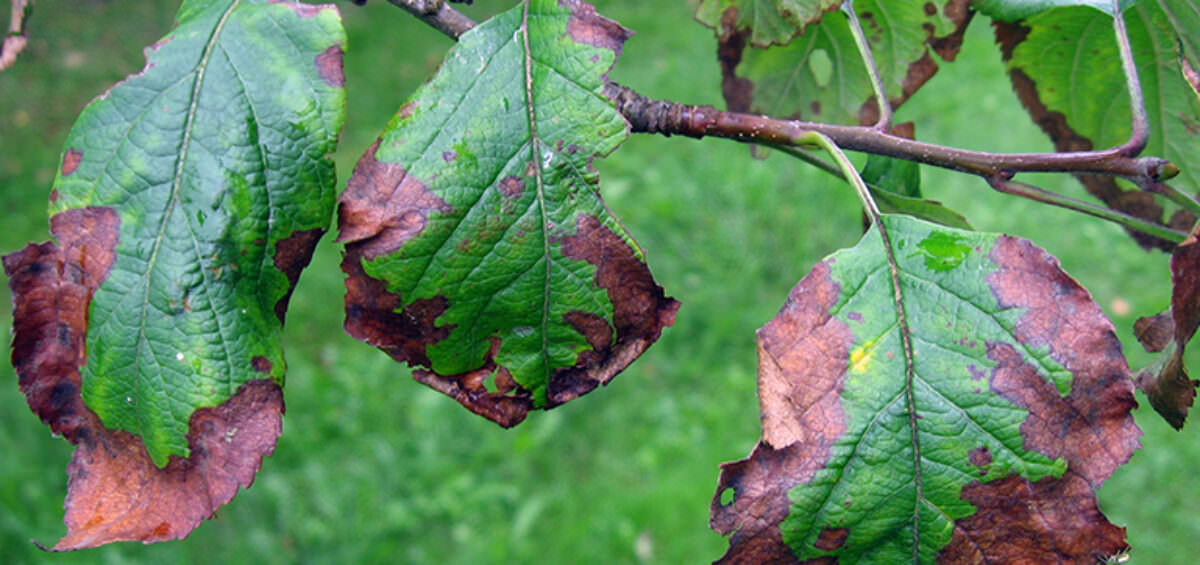
#> input picture synth_shield/backend/uploads/04c2f94d-539b-435a-a1f2-8bf0ff0e9ac0.jpeg, 1200 x 565 px
$ python -i geolens_service.py   (imports and definitions only)   (older library calls are emulated)
#> lines starting #> are read from the running program, lines starting #| are printed output that depends on the picture; after the words box and inside, x2 and y2 are one past the last pixel; in counts of white or black regions, pixels touching at a corner belong together
"""
GeoLens Service — offline visual geolocation for misinformation detection.

Analyses visual cues in images to estimate geographic origin and time period:
  • Vegetation type (HSV colour histograms — vivid vs muted green)
  • Dominant colour palette → climate zone
  • Sky brightness + hue → time of day
  • Architecture edge patterns and dome/arch contour detection
  • Road marking colours (yellow = North American, white = European/Asian)
  • Text-blob aspect ratios → script family (CJK / Arabic / Latin)
  • Image quality indicators → approximate decade

All processing is fully offline (OpenCV + numpy + scikit-image only).
"""

import re
from pathlib import Path
from typing import Any, Dict, List, Optional, Tuple

import numpy as np

try:
    import cv2
    _CV2 = True
except ImportError:
    _CV2 = False

try:
    from PIL import Image
    _PIL = True
except ImportError:
    _PIL = False


# ── Region keyword lookup (for cross-checking user-supplied location text) ────

_REGION_KEYWORDS: Dict[str, List[str]] = {
    "Middle East / North Africa": [
        "middle east", "mena", "arab", "saudi", "egypt", "iran", "iraq",
        "turkey", "tunisia", "morocco", "algeria", "jordan", "lebanon",
        "syria", "gulf", "dubai", "abu dhabi", "riyadh", "cairo", "oman",
        "kuwait", "bahrain", "qatar", "yemen", "libya",
    ],
    "South Asia": [
        "south asia", "india", "pakistan", "bangladesh", "nepal", "sri lanka",
        "delhi", "mumbai", "karachi", "lahore", "dhaka", "kathmandu",
        "islamabad", "chennai", "kolkata", "hyderabad",
    ],
    "Southeast Asia": [
        "southeast asia", "thailand", "vietnam", "indonesia", "malaysia",
        "philippines", "singapore", "cambodia", "myanmar", "bangkok",
        "jakarta", "manila", "ho chi minh", "hanoi", "kuala lumpur",
    ],
    "East Asia": [
        "east asia", "china", "japan", "korea", "taiwan", "hong kong",
        "beijing", "shanghai", "tokyo", "seoul", "taipei", "osaka",
    ],
    "Western Europe": [
        "western europe", "europe", "france", "germany", "uk", "italy",
        "spain", "netherlands", "paris", "london", "berlin", "rome",
        "madrid", "amsterdam", "vienna", "brussels", "zurich", "ireland",
        "portugal", "sweden", "norway", "denmark", "finland",
    ],
    "North America": [
        "north america", "usa", "united states", "canada", "america",
        "new york", "los angeles", "chicago", "toronto", "vancouver",
        "houston", "washington", "dallas", "miami", "boston",
    ],
    "Latin America": [
        "latin america", "south america", "brazil", "mexico", "argentina",
        "colombia", "chile", "peru", "venezuela", "sao paulo",
        "buenos aires", "bogota", "lima", "mexico city",
    ],
    "Central/Eastern Europe": [
        "eastern europe", "russia", "ukraine", "poland", "czech", "hungary",
        "romania", "bulgaria", "moscow", "warsaw", "kyiv", "kiev",
        "prague", "budapest", "bucharest",
    ],
    "Sub-Saharan Africa": [
        "africa", "nigeria", "kenya", "ghana", "ethiopia", "tanzania",
        "lagos", "nairobi", "accra", "addis ababa", "johannesburg",
        "south africa", "cameroon", "senegal",
    ],
    "Oceania / Australia": [
        "australia", "new zealand", "oceania", "sydney", "melbourne",
        "auckland", "brisbane", "perth",
    ],
    "Polar / Arctic": [
        "arctic", "antarctic", "polar", "greenland", "iceland", "alaska",
        "scandinavia", "norway", "sweden", "finland",
    ],
}

# Decade label table (upper year bound → label)
_DECADE_MAP: List[Tuple[int, str]] = [
    (1960, "1940s–1960s"),
    (1975, "1960s–1970s"),
    (1985, "1970s–1980s"),
    (1995, "1980s–1990s"),
    (2005, "1990s–2000s"),
    (2015, "2000s–2010s"),
    (2022, "2010s–2020s"),
    (9999, "2020s–Present"),
]


# ═════════════════════════════════════════════════════════════════════════════
# GeoLensService
# ═════════════════════════════════════════════════════════════════════════════

class GeoLensService:

    # ── 1. Geolocation from visual cues ──────────────────────────────────────

    def analyze_geolocation(self, image_path: str) -> Dict[str, Any]:
        """
        Extract visual geographic cues from an image and estimate its origin region.

        Returns
        -------
        {
            "likely_region":          str,
            "confidence":             float,
            "visual_cues_detected":   list[str],
            "estimated_time_of_day":  str,
            "climate_zone":           str,
            "region_scores":          dict,
        }
        """
        if not Path(image_path).exists():
            return _geo_error("File not found.")
        if not _CV2:
            return _geo_unavailable("OpenCV not installed.")

        img_bgr = cv2.imread(image_path)
#> img_bgr is the input picture: shape (565, 1200, 3); mean B, G, R 94, 133, 97.3
        if img_bgr is None:
            return _geo_error("Could not decode image.")

        h, w = img_bgr.shape[:2]
        img_hsv = cv2.cvtColor(img_bgr, cv2.COLOR_BGR2HSV)
#> img_hsv: shape (565, 1200, 3); mean H, S, V 79.9, 113.1, 143.3

        all_cues: List[str] = []
        votes: Dict[str, float] = {}

        # a. Vegetation
        cues_v, votes_v = self._analyze_vegetation(img_hsv, h, w)
        all_cues.extend(cues_v)
        _add_votes(votes, votes_v)

        # b. Colour palette → climate zone
        climate_zone, cues_p, votes_p = self._analyze_palette(img_hsv, h, w)
        all_cues.extend(cues_p)
        _add_votes(votes, votes_p)

        # c. Sky → time of day
        time_of_day, cues_s = self._analyze_sky(img_bgr, img_hsv, h, w)
        all_cues.extend(cues_s)

        # d. Architecture
        cues_a, votes_a = self._analyze_architecture(img_bgr, h, w)
        all_cues.extend(cues_a)
        _add_votes(votes, votes_a)

        # e. Road markings
        cues_r, votes_r = self._analyze_roads(img_bgr, img_hsv, h, w)
        all_cues.extend(cues_r)
        _add_votes(votes, votes_r)

        # f. Signage / script
        cues_sg, votes_sg = self._detect_signage(img_bgr)
        all_cues.extend(cues_sg)
        _add_votes(votes, votes_sg)

        # Aggregate
        if votes:
            total        = sum(votes.values())
            likely_region = max(votes, key=votes.get)
            top          = votes[likely_region]
            confidence   = round(float(np.clip(top / max(total, 1e-9), 0.0, 1.0)), 3)
        else:
            likely_region = "Unknown"
            confidence    = 0.0

        return {
            "likely_region":         likely_region,
            "confidence":            confidence,
            "visual_cues_detected":  list(dict.fromkeys(all_cues)),  # deduplicated, ordered
            "estimated_time_of_day": time_of_day,
            "climate_zone":          climate_zone,
            "region_scores":         {k: round(v, 3)
                                      for k, v in sorted(votes.items(), key=lambda x: -x[1])},
        }

    # ── Vegetation ────────────────────────────────────────────────────────────

    def _analyze_vegetation(
        self, img_hsv: np.ndarray, h: int, w: int
    ) -> Tuple[List[str], Dict[str, float]]:
#> called with h = 565, w = 1200
        total_px = h * w
        cues: List[str] = []
        votes: Dict[str, float] = {}

        # All greens (H: 35–85 in OpenCV's 0–179 scale)
        green_px  = cv2.countNonZero(
            cv2.inRange(img_hsv, np.array([35, 35, 35]), np.array([85, 255, 255])))
#> green_px = 470141
        green_r   = green_px / total_px
#> green_r = 0.693

        # Vivid tropical greens (high saturation)
        vivid_px  = cv2.countNonZero(
            cv2.inRange(img_hsv, np.array([40, 100, 60]), np.array([80, 255, 255])))
#> vivid_px = 326976
        vivid_r   = vivid_px / total_px
#> vivid_r = 0.482

        if green_r > 0.25:
            if vivid_r > 0.12:
                cues.append("Dense tropical/subtropical vegetation — vivid-green foliage")
                for r, v in [("South Asia", 1.5), ("Southeast Asia", 1.5),
                             ("Latin America", 1.0), ("Sub-Saharan Africa", 1.0)]:
                    votes[r] = votes.get(r, 0) + v
#> in analyze_geolocation, `cues_v, votes_v = self._analyze_vegetation(img_hsv, h, w)`: cues_v = 1 item; votes_v = {'South Asia': 1.5, 'Southeast Asia': 1.5, 'Latin America': 1, 'Sub-Saharan Africa': 1}
#> the loop in _add_votes, `for k, v in src.items():` made 4 passes
#> after the loop in _add_votes, `for k, v in src.items():`: dst has the same summary as votes_v in analyze_geolocation
            else:
                cues.append("Temperate vegetation — muted-green grass or trees")
                for r, v in [("Western Europe", 1.5), ("North America", 1.0),
                             ("Central/Eastern Europe", 1.0), ("Oceania / Australia", 0.7)]:
                    votes[r] = votes.get(r, 0) + v
        elif green_r < 0.05:
            cues.append("Sparse vegetation — arid or high-density urban environment")
            votes["Middle East / North Africa"] = votes.get("Middle East / North Africa", 0) + 0.8
        return cues, votes

    # ── Colour palette / climate zone ─────────────────────────────────────────

    def _analyze_palette(
        self, img_hsv: np.ndarray, h: int, w: int
    ) -> Tuple[str, List[str], Dict[str, float]]:
#> called with h = 565, w = 1200
        total_px = h * w
        cues: List[str] = []
        votes: Dict[str, float] = {}

        sand_px  = cv2.countNonZero(
            cv2.inRange(img_hsv, np.array([10, 30, 100]), np.array([25, 200, 255])))
#> sand_px = 2829
        snow_px  = cv2.countNonZero(
            cv2.inRange(img_hsv, np.array([0,  0, 200]),  np.array([179, 40, 255])))
#> snow_px = 2892
        gray_px  = cv2.countNonZero(
            cv2.inRange(img_hsv, np.array([0,  0, 60]),   np.array([179, 40, 200])))
#> gray_px = 18441

        sand_r = sand_px / total_px
#> sand_r = 0.00417
        snow_r = snow_px / total_px
#> snow_r = 0.00427
        gray_r = gray_px / total_px
#> gray_r = 0.0272

        if snow_r > 0.25:
            climate_zone = "Polar / Arctic"
            cues.append("Dominant white/snow palette — polar or high-altitude region")
            votes["Polar / Arctic"] = 2.0
        elif sand_r > 0.15:
            climate_zone = "Desert / Arid"
            cues.append("Warm sandy/ochre palette — desert or arid region")
            votes["Middle East / North Africa"] = votes.get("Middle East / North Africa", 0) + 1.5
            votes["South Asia"]                 = votes.get("South Asia", 0) + 0.5
        elif gray_r > 0.40:
            climate_zone = "Urban / Overcast"
            cues.append("High proportion of gray — urban environment or overcast sky")
        else:
            mean_s = float(img_hsv[:, :, 1].mean())
#> mean_s = 113.1
#> in analyze_geolocation, `climate_zone, cues_p, votes_p = self._analyze_palette(img_hsv, h, w)`: climate_zone = 'Tropical'; cues_p = 1 item; votes_p = 0 items
            if mean_s > 100:
                climate_zone = "Tropical"
                cues.append("High colour saturation — tropical or subtropical climate")
            elif mean_s > 50:
                climate_zone = "Temperate"
                cues.append("Moderate colour saturation — temperate climate")
            else:
                climate_zone = "Arid / Low-light"
                cues.append("Low colour saturation — arid terrain or low-light conditions")

        return climate_zone, cues, votes

    # ── Sky → time of day ─────────────────────────────────────────────────────

    def _analyze_sky(
        self, img_bgr: np.ndarray, img_hsv: np.ndarray, h: int, w: int
    ) -> Tuple[str, List[str]]:
#> called with h = 565, w = 1200
        sky_hsv   = img_hsv[:h // 4, :, :]
#> sky_hsv: shape (141, 1200, 3); mean H, S, V 68, 102.3, 149.2
        sky_total = max((h // 4) * w, 1)
        cues: List[str] = []

        blue_px   = cv2.countNonZero(
            cv2.inRange(sky_hsv, np.array([90, 60, 60]), np.array([130, 255, 255])))
#> blue_px = 8766
        sunset_px = cv2.countNonZero(
            cv2.inRange(sky_hsv, np.array([5, 60, 100]),  np.array([25, 255, 255])))
#> sunset_px = 1727
        dark_px   = cv2.countNonZero(
            cv2.inRange(sky_hsv, np.array([0, 0, 0]),    np.array([179, 255, 50])))
#> dark_px = 2764

        blue_r   = blue_px   / sky_total
#> blue_r = 0.0518
        sunset_r = sunset_px / sky_total
#> sunset_r = 0.0102
        dark_r   = dark_px   / sky_total
#> dark_r = 0.0163
#> in analyze_geolocation, `time_of_day, cues_s = self._analyze_sky(img_bgr, img_hsv, h, w)`: time_of_day = 'Overcast / Unknown'; cues_s = ['Overcast or obscured sky']

        if dark_r > 0.70:
            cues.append("Dark sky region — night-time or indoor image")
            return "Night", cues
        if sunset_r > 0.15:
            cues.append("Golden/orange sky — sunrise or sunset lighting")
            return "Sunrise / Sunset", cues
        if blue_r > 0.25:
            sky_v = float(img_bgr[:h // 4, :, :].mean())
            if sky_v > 180:
                cues.append("Bright blue sky — midday lighting")
                return "Midday", cues
            cues.append("Blue sky with moderate brightness — morning or afternoon")
            return "Morning / Afternoon", cues
        cues.append("Overcast or obscured sky")
        return "Overcast / Unknown", cues

    # ── Architecture ──────────────────────────────────────────────────────────

    def _analyze_architecture(
        self, img_bgr: np.ndarray, h: int, w: int
    ) -> Tuple[List[str], Dict[str, float]]:
#> called with h = 565, w = 1200
        cues: List[str] = []
        votes: Dict[str, float] = {}
        gray = cv2.cvtColor(img_bgr, cv2.COLOR_BGR2GRAY)
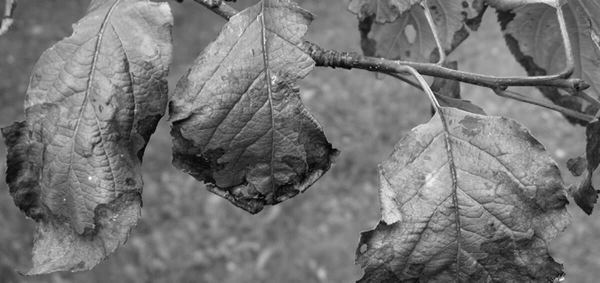
#> gray: shape (565, 1200) (shown at 1/2 size); min 1, max 255, mean 117.9

        # Edge density in lower half
        lower_edges = cv2.Canny(gray[h // 2:, :], 50, 150)
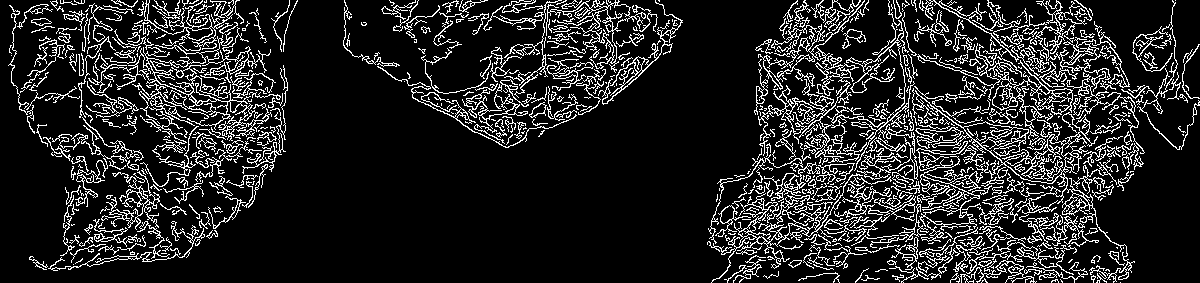
#> lower_edges: shape (283, 1200); 14.4% white in thin lines or dots
        edge_density = float(lower_edges.sum()) / (255 * max(lower_edges.size, 1))
#> edge_density = 0.144
        if edge_density > 0.12:
            cues.append("Dense architectural structures — complex building facades")
            votes["Western Europe"] = votes.get("Western Europe", 0) + 0.5
            votes["East Asia"]      = votes.get("East Asia", 0) + 0.5

        # Dome / rounded structure detection in upper half
        upper = gray[:h // 2, :]
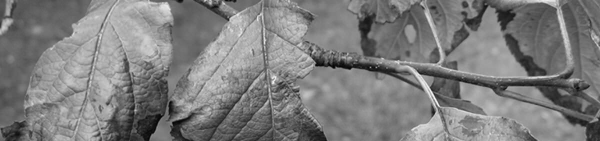
#> upper: shape (282, 1200) (shown at 1/2 size); min 1, max 255, mean 124.9
        _, binary = cv2.threshold(upper, 0, 255, cv2.THRESH_BINARY + cv2.THRESH_OTSU)
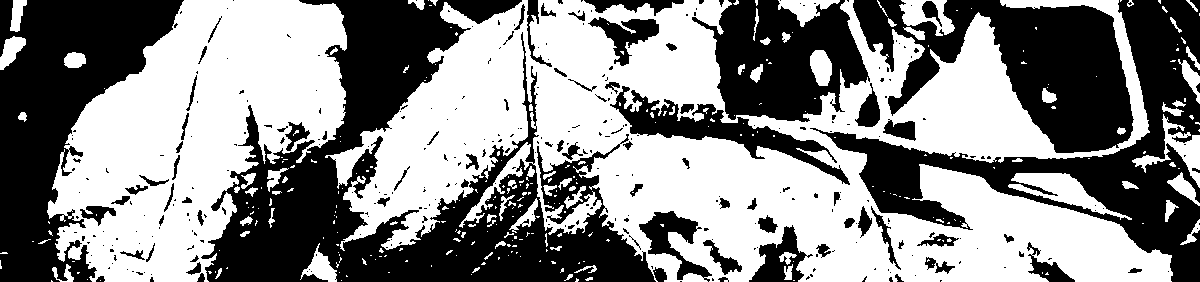
#> binary: shape (282, 1200); 53.9% white; 335 black regions (253 under 20 px)
        contours, _ = cv2.findContours(binary, cv2.RETR_EXTERNAL, cv2.CHAIN_APPROX_SIMPLE)
#> contours = 277 contours, 222 with area under 20; largest, box (x1, y1, x2, y2) and area: (325, 0, 1173, 282) 128594, (47, 0, 347, 282) 52116, (1008, 173, 1132, 220) 1764, (899, 0, 955, 36) 1122, (1132, 114, 1200, 188) 1096
        dome_count = sum(
            1 for cnt in contours
            if cv2.contourArea(cnt) > 500 and
            (lambda p: (4 * np.pi * cv2.contourArea(cnt) / p ** 2) > 0.5)(
                max(cv2.arcLength(cnt, True), 1e-6))
        )
#> dome_count = 1
        if dome_count >= 2:
            cues.append("Dome or rounded architectural structures detected")
            votes["Middle East / North Africa"] = votes.get("Middle East / North Africa", 0) + 1.0
            votes["South Asia"]                 = votes.get("South Asia", 0) + 0.5

        # Horizontal Hough lines in lower third → flat roofline
        lower_third = gray[2 * h // 3:, :]
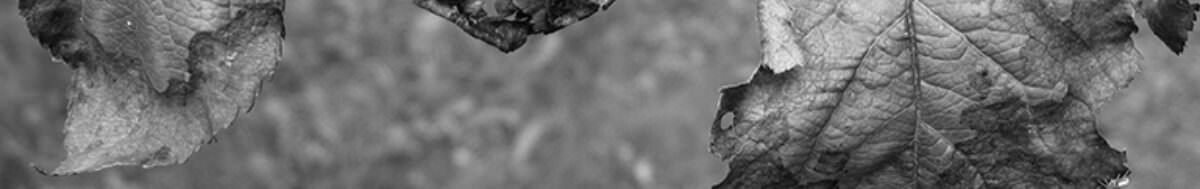
#> lower_third: shape (189, 1200); min 1, max 253, mean 111
        edges_lt    = cv2.Canny(lower_third, 30, 100)
#> edges_lt: shape (189, 1200); 16.2% white in thin lines or dots
        lines       = cv2.HoughLinesP(edges_lt, 1, np.pi / 180, 30,
                                       minLineLength=w // 8, maxLineGap=20)
#> lines = 223 rows, first 6: [756, 6, 961, 6], [751, 62, 1139, 62], [39, 42, 287, 55], [22, 22, 283, 22], [755, 20, 1159, 27], [759, 28, 1130, 35]
#> (the rest of the program and of its run is left out)
